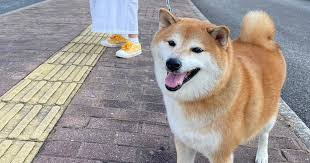
#> input picture imagenes/images.jpg, 310 x 163 px
$ jupyter execute filtro_log.ipynb   (older library calls are emulated)
#> lines starting #> are read from the running program, lines starting #| are printed output that depends on the picture
[cell 1]
import cv2
import numpy as np

def apply_log_filter(image, kernel_size, sigma):
    # Aplicar suavizado Gaussiano
    blurred = cv2.GaussianBlur(image, (kernel_size, kernel_size), sigma)

    # Aplicar el operador Laplaciano
    laplacian = cv2.Laplacian(blurred, cv2.CV_64F)

    # Escalar el resultado al rango de 0 a 255
    laplacian = np.clip(laplacian, 0, 255).astype(np.uint8)

    return laplacian

# Cargar la imagen
image = cv2.imread('./imagenes/images.jpg', cv2.IMREAD_GRAYSCALE)
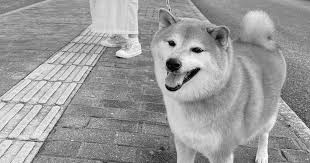
#> image: shape (163, 310); min 0, max 255, mean 154.9

# Aplicar el filtro LOG
filtered_image = apply_log_filter(image, kernel_size=5, sigma=1.4)
#> in apply_log_filter, `blurred = cv2.GaussianBlur(image, (kernel_size, kernel_size), sigma)`:
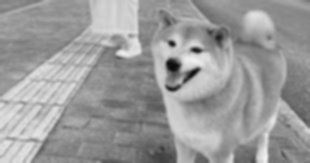
#> blurred: shape (163, 310); min 10, max 243, mean 154.9
#> in apply_log_filter, `laplacian = cv2.Laplacian(blurred, cv2.CV_64F)`:
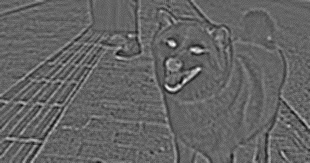
#> laplacian: shape (163, 310) float64; min -32, max 49, mean 0; drawn with min black and max white
#> in apply_log_filter, `laplacian = np.clip(laplacian, 0, 255).astype(np.uint8)`:
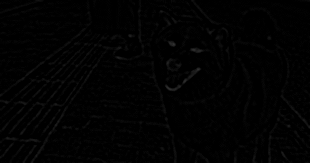
#> laplacian: shape (163, 310); min 0, max 49, mean 2

# Mostrar la imagen original y la imagen filtrada
cv2.imshow('Original', image)
cv2.imshow('Filtrada', filtered_image)
cv2.waitKey(0)
cv2.destroyAllWindows()
